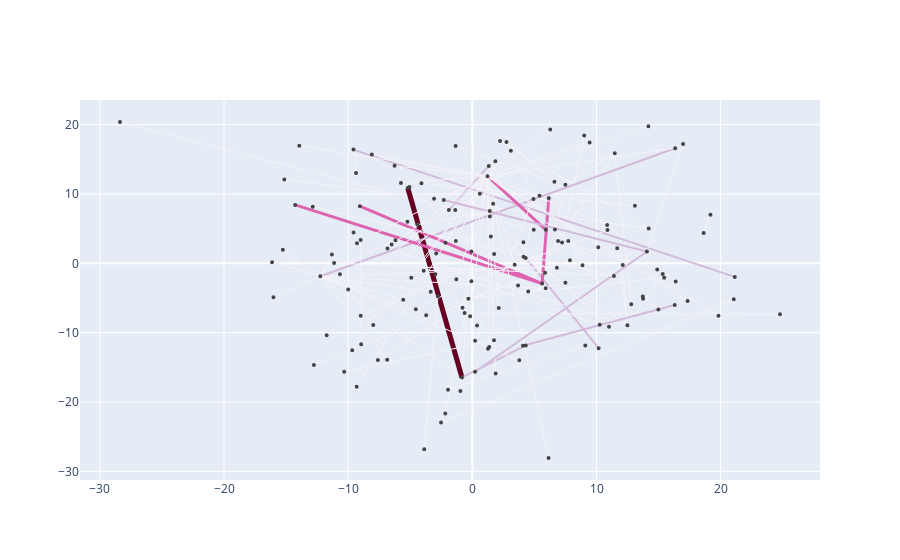

Notebook cell for this chart:
### Code cell
businessGraph_usertop3 = businessGraph.copy()
#applyLayout(businessGraph_usertop3, nx.spring_layout)
configure_plotly_browser_state()
plotNetwork_usertop3(businessGraph_usertop3)
